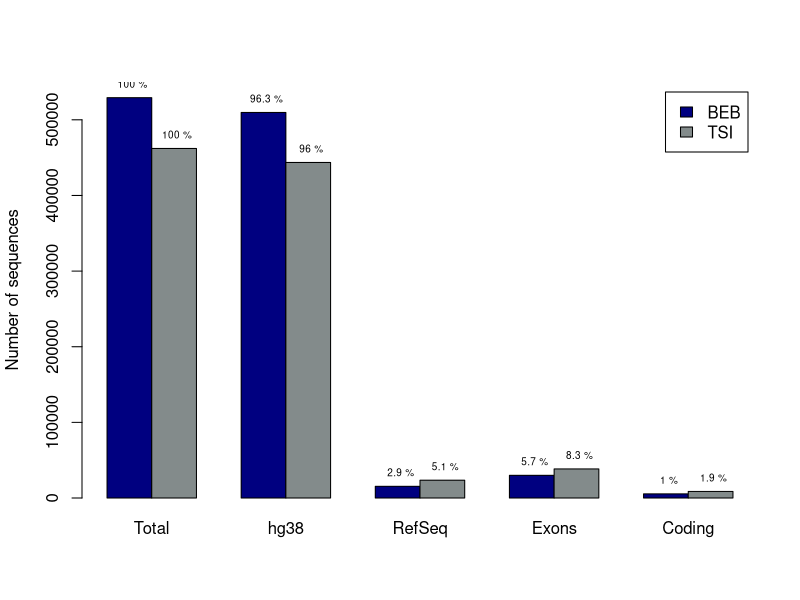

This chart was generated by the following R code:
BEB<-c(529287,413340+96363,7560+7894,15337+14630,2599+2862);
TSI<-c(462122,350391+93223,12542+10972,19319+19113,3483+5194);

BEBtext=BEB/529287*100;
TSItext=TSI/462122*100;


counts<-matrix(c(BEB,TSI),nrow=5,ncol=2);
texts<-matrix(c(BEBtext,TSItext),nrow=5,ncol=2);

colors <- c("navy","azure4");

bp<-barplot(t(counts),beside=TRUE,legend=c("BEB","TSI"),names.arg=c("Total","hg38","RefSeq","Exons","Coding"),col=colors,ylab="Number of sequences",ylim=c(0,550000),yaxt='n');
text(bp,t(counts),paste(" ",round(t(texts),1),"%"),pos=3,cex=0.6);

axis(side=2, at=c(0,100000,200000,300000,400000,500000), labels=c("0","100000","200000","300000","400000","500000"));
